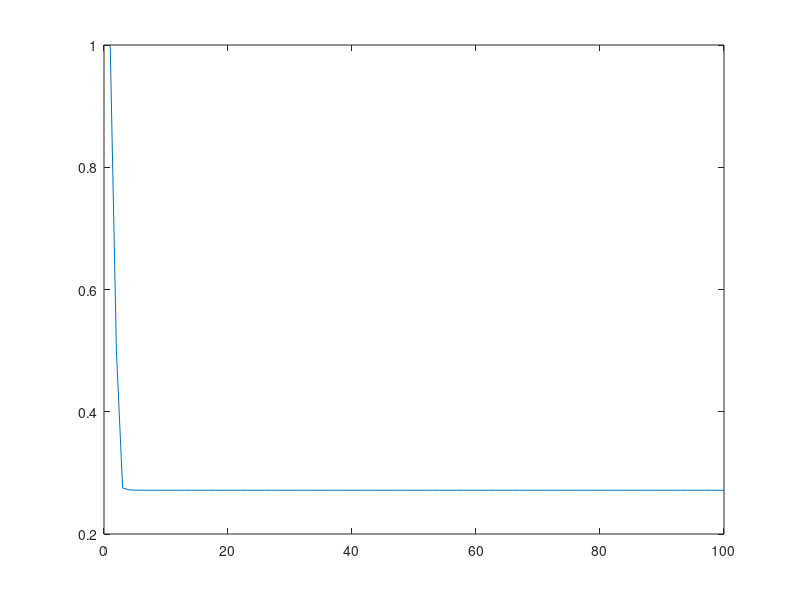

The MATLAB source for this figure:
close all
clear
clc
k_his = zeros(100,1);

p = 1;
k_his(1) = 1;
for i = 2:100
    pnew = p*0.64 + 0.36;
    k = pnew * (pnew^-1 + 1)^-1;
    p = pnew - k * pnew;
    k_his(i,1) = k;
end
plot(k_his)
